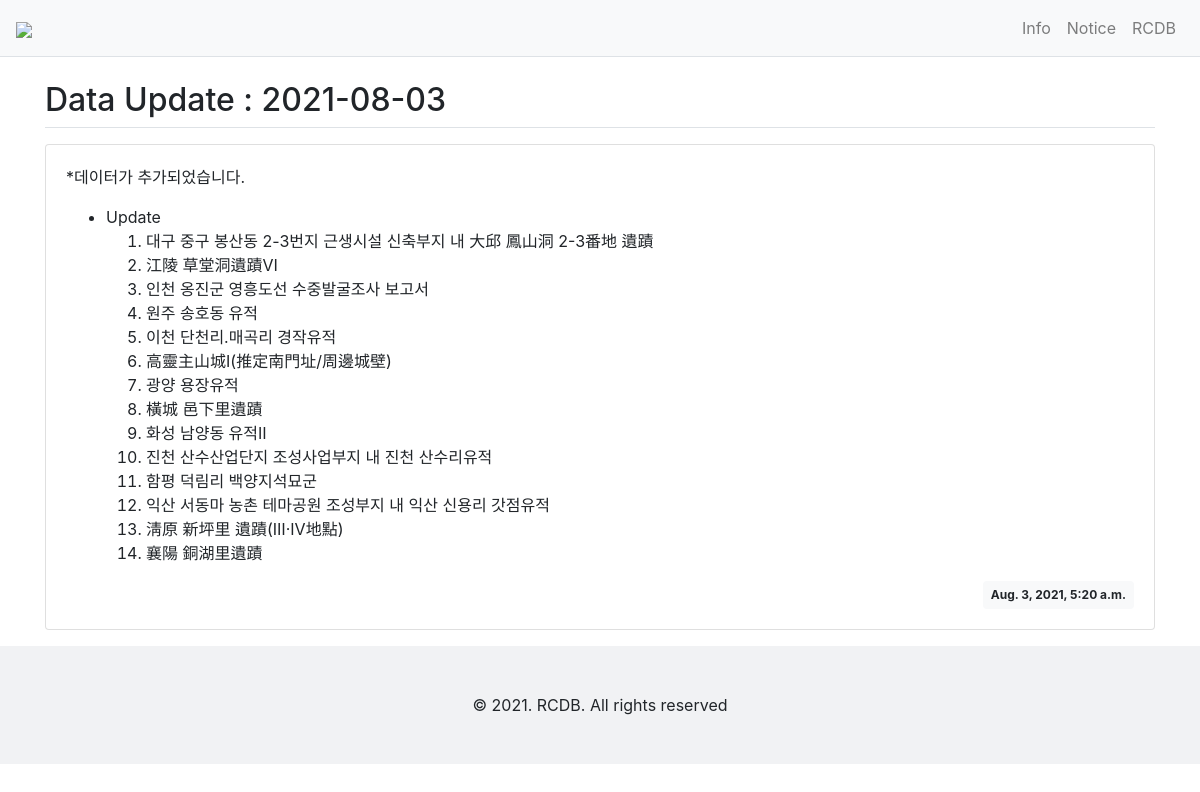
The page /notice/24/ on the database its author committed.
### notice/models.py (models this page shows, shortened)
class Notice(models.Model):
    subject = models.CharField(max_length=100)
    content = models.TextField()
    create_date = models.DateTimeField()

### notice/views.py (the view)
# urls.py: path('<int:notice_id>/', views.detail, name='detail'),
def detail(request, notice_id):
    notice = get_object_or_404(Notice, pk=notice_id)
    context = {'notice' : notice}
    return render(request, 'notice/notice_detail.html', context)

### notice/templatetags/md_filter.py (called while the page is built)
@register.filter()
def mark(value):
    extensions = ["nl2br", "fenced_code"]
    return mark_safe(markdown.markdown(value, extensions=extensions))

### templates/notice/notice_detail.html
{% extends 'base.html' %}
{% load md_filter %}
{% block content %}
<div class="container my-3">
    <h2 class="border-bottom py-2">{{ notice.subject }}</h2>
    <div class="card my-3">
        <div class="card-body">
            <div class="card-text">{{ notice.content|mark }}</div>
            <div class="d-flex justify-content-end">
                <div class="badge badge-light p-2">
                    {{ notice.create_date }}
                </div>
            </div>
        </div>
    </div>
</div>
{% endblock %}

### rows shown on the page
Notice: subject "Data Update : 2021-08-03", content|mark "*데이터가 추가되었습니다. Update 대구 중구 봉산동 2-3번지 근생시설 신축부지 내 大邱 鳳山洞 2-3番地 遺蹟 江陵 草堂洞遺蹟Ⅵ 인천 옹진군 영흥도선 수중발굴조사 보고서 원주 송호동 유적 이천 단천리.매곡리 경작유적 高靈主山城Ⅰ(推定南門址/周邊城壁) 광양 용장유적 橫城 邑下里遺蹟 화성 남양동 유적Ⅱ 진천 산수산업단지 조성사업부지 내 진천 산수리유적 함평 덕림리 백양지석묘군 익산 서동마 농촌 테마공원 조성부지 내 익산 신용리 갓점유적 淸原 新坪里 遺蹟(Ⅲ·Ⅳ地點) 襄陽 銅湖里遺蹟", create_date "Aug. 3, 2021, 5:20 a.m."
